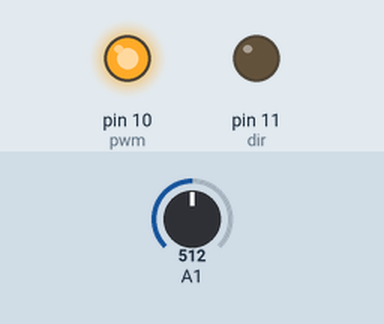
Recording of a sketch running on a simulated Arduino Uno, built with avr-gcc and run on an emulated ATmega328P. Parts: output pins drawn as LEDs (lit = HIGH). The test bench sets the inputs (shaded band); at power-on: A1 = 512. What the sketch prints to the serial monitor is not drawn.

Above: at 0.1 s.
At 17.1 s:
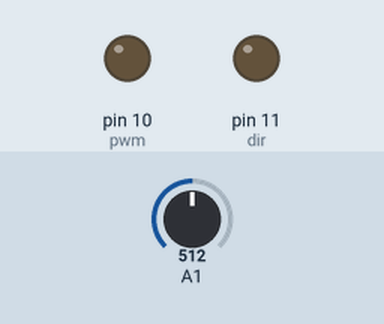
Timing chart, 0 to 18.6 s (numbered marks = the images above):
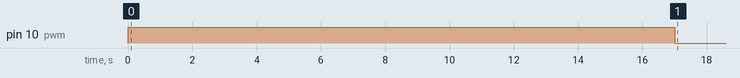

Measured:
- by itself, pin 10 (pwm): LOW → HIGH at 0.00 s, → LOW 17.0 s later

The sketch:

Arm_Lin_Retract.ino
```cpp
int pwm = 10;
int dir = 11;
int linLimit = 15000; // Linear actuator's full time to reach limit is 15.5 seconds

void setup()
{
  pinMode(pwm, OUTPUT);
  pinMode(dir, OUTPUT);
  Serial.begin(9600);
}

void loop()
{
  digitalWrite(dir, LOW);
  analogWrite(pwm, 255);
  delay(linLimit+2000);
  while(10)
  {
    digitalWrite(pwm, LOW);
    Serial.println(analogRead(1));
  }

}
```
